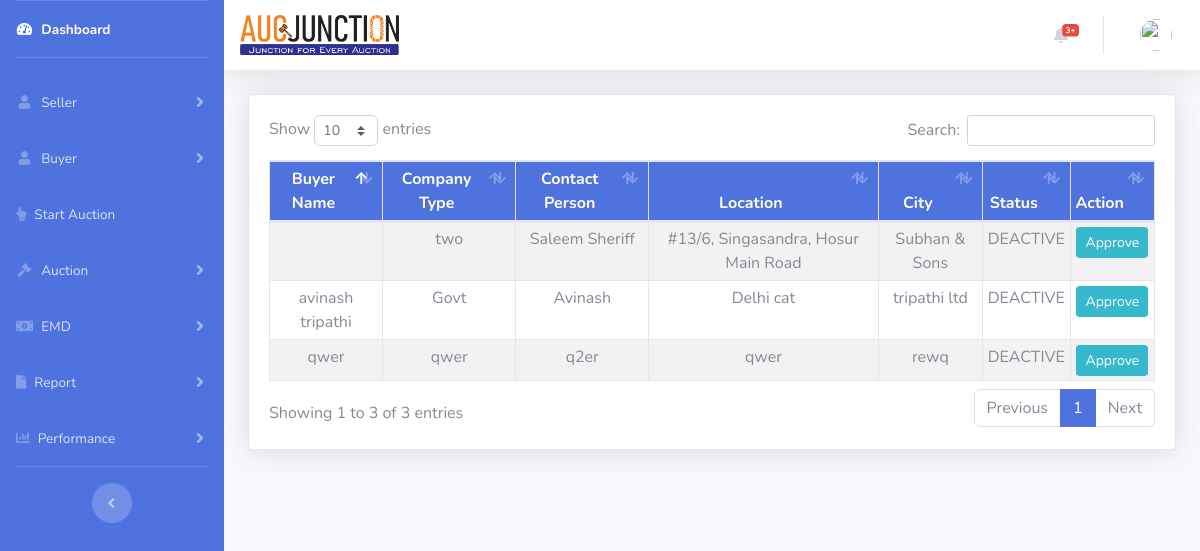
/index.php/admin_buyerapproval, run on the app's committed database.
### tables this page shows
CREATE TABLE `buyerprofile` (
  `id` int(11) NOT NULL,
  `bname` varchar(50) DEFAULT NULL,
  `bcompany` varchar(100) DEFAULT NULL,
  `bcomptype` varchar(100) DEFAULT NULL,
  `bbuyertype` varchar(100) DEFAULT NULL,
  `bbuyerlocation` varchar(100) DEFAULT NULL,
  `bcontactperson` varchar(50) DEFAULT NULL,
  `bdesignation` varchar(200) DEFAULT NULL,
  `bagreement` tinyint(1) DEFAULT NULL,
  `bagreementdate` date DEFAULT NULL,
  `bterms_condi` tinyint(1) DEFAULT NULL,
  `bcin` varchar(225) DEFAULT NULL,
  `baddress` varchar(225) DEFAULT NULL,
  `bcity` varchar(50) DEFAULT NULL,
  `bpin` int(11) DEFAULT NULL,
  `bstate` varchar(50) DEFAULT NULL,
  `bcountry` varchar(11) DEFAULT NULL,
  `bemail` varchar(100) DEFAULT NULL,
  `bphone` varchar(20) DEFAULT NULL,
  `bpan` varchar(11) DEFAULT NULL,
  `busername` varchar(50) DEFAULT NULL,
  `bpassword` varchar(200) DEFAULT NULL,
  `boldpassword` varchar(200) DEFAULT NULL,
  `bnewpassword` varchar(200) DEFAULT NULL,
  `bconfirmpassword` varchar(200) DEFAULT NULL,
  `bgst` varchar(11) DEFAULT NULL,
  `bpcb` varchar(225) DEFAULT NULL,
  `bcapcha` varchar(50) DEFAULT NULL,
  `bbankname` varchar(50) DEFAULT NULL,
  `baccountnumber` varchar(200) DEFAULT NULL,
  `bbranch` varchar(50) DEFAULT NULL,
  `bifsccode` varchar(50) DEFAULT NULL,
  `buploadimagepic` varchar(200) DEFAULT NULL,
  `bsigneddocument` varchar(200) DEFAULT NULL,
  `bemd` tinyint(1) DEFAULT NULL,
  `adaction` tinyint(1) NOT NULL
);

### application/controllers/Admin_buyerapproval.php (called while the page is built, shortened)
<?php
class Admin_buyerapproval extends CI_Controller {
	public function index()
	{
		$this->load->helper(array('url','html'));
		$this->load->model('Admin_model');
		$adaction = array('adaction'=>false);
		$query = $this->Admin_model->getdatafromtable('buyerprofile', $adaction);
		$adac['activestat']= $query;
		$this->load->library('session');
		$sess = array('sessi'=>$this->session->userdata('username'));
		$this->load->view('admin/header',$sess);
		$this->load->view('admin/buyerapproval',$adac);
		$this->load->view('admin/footer');
	}
}

### index.php (called while the page is built, shortened)
<?php
require_once BASEPATH.'core/CodeIgniter.php';
?>

### application/models/Admin_model.php (called while the page is built, shortened)
<?php
   class Admin_model extends CI_Model {
		public function getdatafromtable($table, $data) {
			 $query = $this->db->get_where($table, $data);
			 return $query->result();
		}
   }
?>

### application/views/admin/buyerapproval.php (the view, shortened to what this page needs)
        <div class="container-fluid">
          <div class="row">
			<div class="col-xl-12 col-lg-7">
          <div class="card shadow mb-4">
            <div class="card-body">
              <div class="table-responsive">
		<table class="table table-striped table-bordered table-sm text-center mt-5" id="dataTable" width="100%" cellspacing="0">
				<thead class="bg-primary text-white">
				<tr>
					<th>Buyer Name</th>
					<th>Company Type</th>
					<th>Contact Person</th>
					<th>Location</th>
					<th>City</th>
					<th>Status</th>
					<th>Action</th>
				</tr>
				</thead>
			<tbody>
				<?php foreach($activestat as $activesta){?>
				<tr>
					<td><?php echo $activesta->bname; ?></td>
					<td><?php echo $activesta->bcomptype; ?></td>
					<td><?php echo $activesta->bcontactperson; ?></td>
					<td><?php echo $activesta->baddress; ?></td>
					<td><?php echo $activesta->bcompany; ?></td>
					<td><?php echo "DEACTIVE";?></td>
					<td><button type="submit" name="submit" id="<?php echo $activesta->bcompany;?>" onclick="buyer_set_deactive(this.id)" class="btn btn-info btn-sm">Approve</button></td>
				</tr>
				<?php }?>
				</tbody>
		 </table>
		</div>
		</div>
		</div>
		</div>
		</div>
    </div>
  </div>
</body>
</html>

### data on the page
buyerprofile: bcomptype "two", bcontactperson "Saleem Sheriff", baddress "#13/6, Singasandra, Hosur Main Road", bcompany "Subhan & Sons"
buyerprofile: bname "avinash tripathi", bcomptype "Govt", bcontactperson "Avinash", baddress "Delhi cat", bcompany "tripathi ltd"
buyerprofile: bname "qwer", bcomptype "qwer", bcontactperson "q2er", baddress "qwer", bcompany "rewq"
